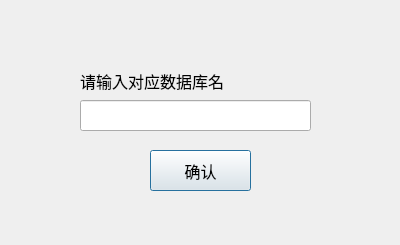
<?xml version="1.0" encoding="UTF-8"?>
<ui version="4.0">
 <class>Getdatabase</class>
 <widget class="QDialog" name="Getdatabase">
  <property name="geometry">
   <rect>
    <x>0</x>
    <y>0</y>
    <width>400</width>
    <height>245</height>
   </rect>
  </property>
  <property name="windowTitle">
   <string>Dialog</string>
  </property>
  <widget class="QLabel" name="label">
   <property name="geometry">
    <rect>
     <x>80</x>
     <y>70</y>
     <width>181</width>
     <height>21</height>
    </rect>
   </property>
   <property name="font">
    <font>
     <family>汉仪劲楷简</family>
     <pointsize>12</pointsize>
    </font>
   </property>
   <property name="text">
    <string>请输入对应数据库名</string>
   </property>
  </widget>
  <widget class="QLineEdit" name="text_database">
   <property name="geometry">
    <rect>
     <x>80</x>
     <y>100</y>
     <width>231</width>
     <height>31</height>
    </rect>
   </property>
  </widget>
  <widget class="QPushButton" name="pushButton">
   <property name="geometry">
    <rect>
     <x>150</x>
     <y>150</y>
     <width>101</width>
     <height>41</height>
    </rect>
   </property>
   <property name="font">
    <font>
     <family>汉仪劲楷简</family>
     <pointsize>12</pointsize>
    </font>
   </property>
   <property name="text">
    <string>确认</string>
   </property>
  </widget>
 </widget>
 <resources/>
 <connections/>
</ui>
